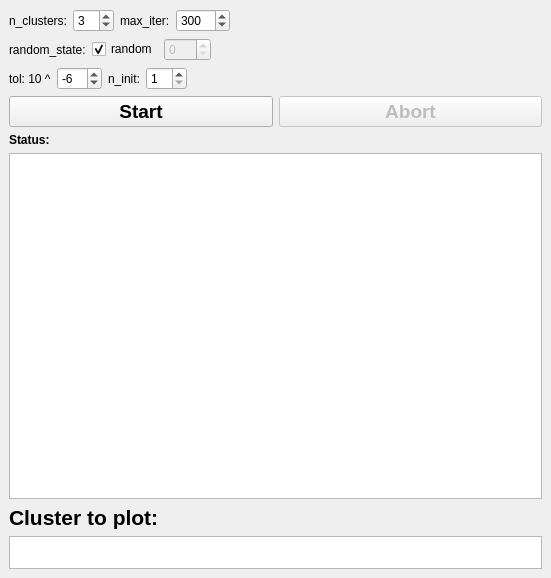
<?xml version="1.0" encoding="UTF-8"?>
<ui version="4.0">
 <class>KShapeControl</class>
 <widget class="QDockWidget" name="KShapeControl">
  <property name="geometry">
   <rect>
    <x>0</x>
    <y>0</y>
    <width>551</width>
    <height>578</height>
   </rect>
  </property>
  <property name="windowTitle">
   <string>Co&amp;ntrols</string>
  </property>
  <widget class="QWidget" name="dockWidgetContents">
   <layout class="QVBoxLayout" name="verticalLayout">
    <item>
     <layout class="QHBoxLayout" name="horizontalLayout_9">
      <item>
       <layout class="QHBoxLayout" name="horizontalLayout_6">
        <item>
         <layout class="QHBoxLayout" name="horizontalLayout">
          <item>
           <widget class="QLabel" name="label">
            <property name="text">
             <string>n_clusters:</string>
            </property>
           </widget>
          </item>
          <item>
           <widget class="QSpinBox" name="spinBoxN_clusters">
            <property name="minimum">
             <number>2</number>
            </property>
            <property name="value">
             <number>3</number>
            </property>
           </widget>
          </item>
         </layout>
        </item>
        <item>
         <layout class="QHBoxLayout" name="horizontalLayout_2">
          <item>
           <widget class="QLabel" name="label_2">
            <property name="text">
             <string>max_iter:</string>
            </property>
           </widget>
          </item>
          <item>
           <widget class="QSpinBox" name="spinBoxMaxIter">
            <property name="maximum">
             <number>9999</number>
            </property>
            <property name="singleStep">
             <number>50</number>
            </property>
            <property name="value">
             <number>300</number>
            </property>
           </widget>
          </item>
         </layout>
        </item>
       </layout>
      </item>
      <item>
       <spacer name="horizontalSpacer_3">
        <property name="orientation">
         <enum>Qt::Horizontal</enum>
        </property>
        <property name="sizeHint" stdset="0">
         <size>
          <width>37</width>
          <height>17</height>
         </size>
        </property>
       </spacer>
      </item>
     </layout>
    </item>
    <item>
     <layout class="QHBoxLayout" name="horizontalLayout_8">
      <item>
       <layout class="QHBoxLayout" name="horizontalLayout_5">
        <item>
         <widget class="QLabel" name="label_5">
          <property name="text">
           <string>random_state:</string>
          </property>
         </widget>
        </item>
        <item>
         <widget class="QCheckBox" name="checkBoxRandom">
          <property name="text">
           <string>random</string>
          </property>
          <property name="checked">
           <bool>true</bool>
          </property>
         </widget>
        </item>
        <item>
         <widget class="QSpinBox" name="spinBoxRandom">
          <property name="enabled">
           <bool>false</bool>
          </property>
          <property name="maximum">
           <number>999</number>
          </property>
         </widget>
        </item>
       </layout>
      </item>
      <item>
       <spacer name="horizontalSpacer">
        <property name="orientation">
         <enum>Qt::Horizontal</enum>
        </property>
        <property name="sizeHint" stdset="0">
         <size>
          <width>40</width>
          <height>20</height>
         </size>
        </property>
       </spacer>
      </item>
     </layout>
    </item>
    <item>
     <layout class="QHBoxLayout" name="horizontalLayout_10">
      <item>
       <layout class="QHBoxLayout" name="horizontalLayout_7">
        <item>
         <layout class="QHBoxLayout" name="horizontalLayout_3">
          <item>
           <widget class="QLabel" name="label_3">
            <property name="text">
             <string>tol: 10 ^</string>
            </property>
           </widget>
          </item>
          <item>
           <widget class="QSpinBox" name="spinBoxTol">
            <property name="minimum">
             <number>-20</number>
            </property>
            <property name="maximum">
             <number>10</number>
            </property>
            <property name="singleStep">
             <number>1</number>
            </property>
            <property name="value">
             <number>-6</number>
            </property>
           </widget>
          </item>
         </layout>
        </item>
        <item>
         <layout class="QHBoxLayout" name="horizontalLayout_4">
          <item>
           <widget class="QLabel" name="label_4">
            <property name="text">
             <string>n_init:</string>
            </property>
           </widget>
          </item>
          <item>
           <widget class="QSpinBox" name="spinBoxN_init">
            <property name="minimum">
             <number>1</number>
            </property>
           </widget>
          </item>
         </layout>
        </item>
       </layout>
      </item>
      <item>
       <spacer name="horizontalSpacer_2">
        <property name="orientation">
         <enum>Qt::Horizontal</enum>
        </property>
        <property name="sizeHint" stdset="0">
         <size>
          <width>37</width>
          <height>17</height>
         </size>
        </property>
       </spacer>
      </item>
     </layout>
    </item>
    <item>
     <layout class="QHBoxLayout" name="horizontalLayout_11">
      <item>
       <widget class="QPushButton" name="pushButtonStart">
        <property name="font">
         <font>
          <pointsize>14</pointsize>
          <weight>75</weight>
          <bold>true</bold>
         </font>
        </property>
        <property name="text">
         <string>Start</string>
        </property>
       </widget>
      </item>
      <item>
       <widget class="QPushButton" name="pushButtonAbort">
        <property name="enabled">
         <bool>false</bool>
        </property>
        <property name="font">
         <font>
          <pointsize>14</pointsize>
          <weight>75</weight>
          <bold>true</bold>
         </font>
        </property>
        <property name="text">
         <string>Abort</string>
        </property>
       </widget>
      </item>
     </layout>
    </item>
    <item>
     <widget class="QLabel" name="label_6">
      <property name="font">
       <font>
        <weight>75</weight>
        <bold>true</bold>
       </font>
      </property>
      <property name="text">
       <string>Status:</string>
      </property>
     </widget>
    </item>
    <item>
     <widget class="QTextBrowser" name="textBrowser">
      <property name="html">
       <string>&lt;!DOCTYPE HTML PUBLIC &quot;-//W3C//DTD HTML 4.0//EN&quot; &quot;http://www.w3.org/TR/REC-html40/strict.dtd&quot;&gt;
&lt;html&gt;&lt;head&gt;&lt;meta name=&quot;qrichtext&quot; content=&quot;1&quot; /&gt;&lt;style type=&quot;text/css&quot;&gt;
p, li { white-space: pre-wrap; }
&lt;/style&gt;&lt;/head&gt;&lt;body style=&quot; font-family:'Noto Sans'; font-size:10pt; font-weight:400; font-style:normal;&quot;&gt;
&lt;p style=&quot;-qt-paragraph-type:empty; margin-top:0px; margin-bottom:0px; margin-left:0px; margin-right:0px; -qt-block-indent:0; text-indent:0px;&quot;&gt;&lt;br /&gt;&lt;/p&gt;&lt;/body&gt;&lt;/html&gt;</string>
      </property>
     </widget>
    </item>
    <item>
     <widget class="QLabel" name="label_7">
      <property name="font">
       <font>
        <pointsize>16</pointsize>
        <weight>75</weight>
        <bold>true</bold>
       </font>
      </property>
      <property name="text">
       <string>Cluster to plot:</string>
      </property>
     </widget>
    </item>
    <item>
     <widget class="QListWidget" name="listWidgetClusterNumber">
      <property name="sizePolicy">
       <sizepolicy hsizetype="Expanding" vsizetype="Fixed">
        <horstretch>0</horstretch>
        <verstretch>0</verstretch>
       </sizepolicy>
      </property>
      <property name="minimumSize">
       <size>
        <width>0</width>
        <height>33</height>
       </size>
      </property>
      <property name="maximumSize">
       <size>
        <width>16777215</width>
        <height>33</height>
       </size>
      </property>
      <property name="showDropIndicator" stdset="0">
       <bool>false</bool>
      </property>
      <property name="defaultDropAction">
       <enum>Qt::IgnoreAction</enum>
      </property>
      <property name="selectionMode">
       <enum>QAbstractItemView::SingleSelection</enum>
      </property>
      <property name="flow">
       <enum>QListView::LeftToRight</enum>
      </property>
     </widget>
    </item>
   </layout>
  </widget>
 </widget>
 <resources/>
 <connections/>
</ui>
